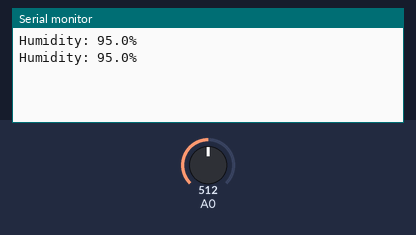
A sketch run on a simulated Arduino Uno, built with avr-gcc and run on an emulated ATmega328P. On the bench: the last lines printed to the serial monitor. The test bench sets the inputs (shaded band); at power-on: A0 = 512.

Above: at 2.8 s.
2.9 s: A0 set to 716
At 5.2 s:
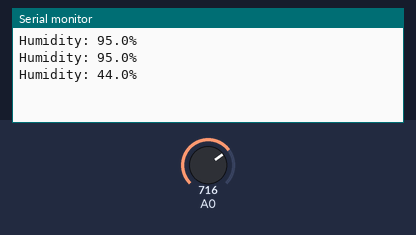
5.6 s: A0 set to 900
At 6.8 s:
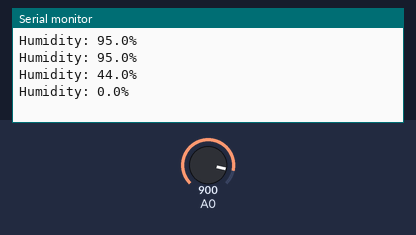
Timing chart, 0 to 8.6 s (numbered marks = the images above; inputs shaded):
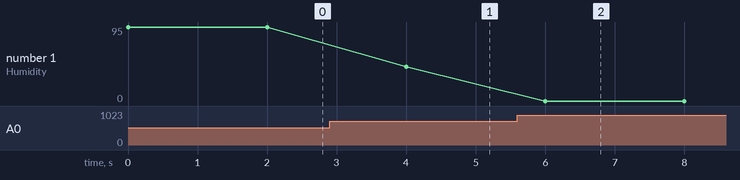

Measured:
- after the input at 2.9 s, the serial monitor: prints a new line after 1.1 s (image 1)
- after the input at 5.6 s, the serial monitor: prints a new line after 0.40 s (image 2)
- plotted number 1: 95 → 44 after the input at 2.9 s, 44 → 0 after the input at 5.6 s

The sketch:

read_humidity.ino
```cpp
/*
 * Arduino Program to Read and Display Soil Humidity Percentage Using Calibrated Sensor Data
 *
 * This script reads the analog value from a soil moisture sensor connected to analog pin A0.
 * It maps the sensor reading to a humidity percentage based on calibration values
 * for dry and wet soil and prints the result to the Serial Monitor.
 *
 * Calibration Data:
 * Dry Soil Reading (0% humidity): dry = 891
 * Wet Soil Reading (100% humidity): wet = 496
 */
const int dry = 891;
const int wet = 496;

void setup()
{
  Serial.begin(9600);
}

void loop()
{
    // Read the analog value from analog pin A0
    int sensor_value = analogRead(A0);

    // Map the sensor value to humidity percentage
    float humidity = map(sensor_value, dry, wet, 0, 100);

    // Ensure humidity is within 0% to 100%
    if (humidity > 100.0)
    {
      humidity = 100.0;
    }
    else if (humidity < 0.0)
    {
      humidity = 0.0;
    }

    // Print humidity to the Serial Monitor
    Serial.print("Humidity: ");
    Serial.print(humidity, 1);
    Serial.println("%");
    delay(2000);
}
```

read_output_voltage.c
```cpp
/*
* Quantization Level = 2 power of ADC bits
* in owr case is 10-bits ADC
* Voltage range = 5 (0 - 5 V)
*/
float quantization_level = pow(2, 10) - 1; // 1023
short voltage_range = 5;

void setup()
{
  Serial.begin(9600);
}

void loop()
{
    // Read humidity sensor from analog pin A0
    int sensor_value = analogRead(A0);

    // Voltage resolution = Voltage range / Quantization Level
    float voltage_resolution = sensor_value * (voltage_range / quantization_level);

    // Print voltage to Serial Monitor
    Serial.println(voltage_resolution, 3);
    delay(2000);
}
```
